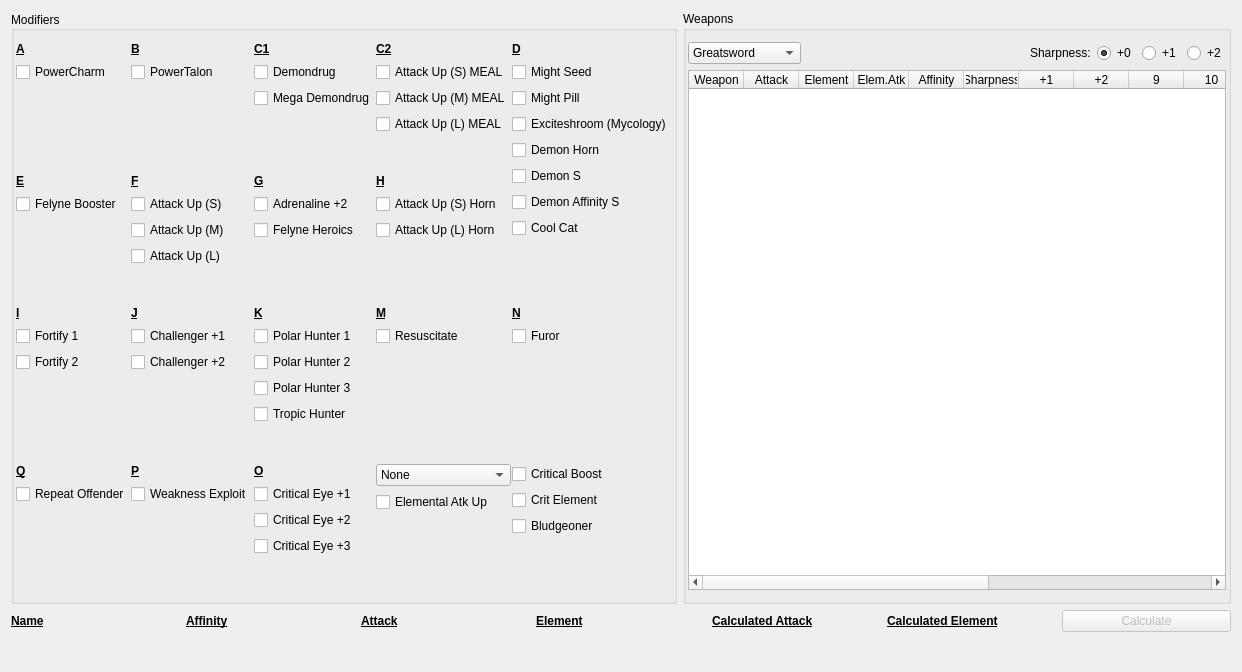
<?xml version="1.0" encoding="UTF-8"?>
<ui version="4.0">
 <class>Dialog</class>
 <widget class="QDialog" name="Dialog">
  <property name="geometry">
   <rect>
    <x>0</x>
    <y>0</y>
    <width>1242</width>
    <height>672</height>
   </rect>
  </property>
  <property name="windowTitle">
   <string>Dialog</string>
  </property>
  <layout class="QVBoxLayout" name="verticalLayout_22">
   <item>
    <layout class="QVBoxLayout" name="verticalLayout_21">
     <item>
      <layout class="QHBoxLayout" name="horizontalLayout_2">
       <item>
        <widget class="QGroupBox" name="groupBox">
         <property name="title">
          <string>Modifiers</string>
         </property>
         <property name="alignment">
          <set>Qt::AlignLeading|Qt::AlignLeft|Qt::AlignVCenter</set>
         </property>
         <property name="flat">
          <bool>false</bool>
         </property>
         <property name="checkable">
          <bool>false</bool>
         </property>
         <layout class="QVBoxLayout" name="verticalLayout_18">
          <property name="leftMargin">
           <number>2</number>
          </property>
          <property name="rightMargin">
           <number>2</number>
          </property>
          <item>
           <layout class="QGridLayout" name="gridLayout">
            <property name="horizontalSpacing">
             <number>1</number>
            </property>
            <item row="1" column="0">
             <layout class="QVBoxLayout" name="verticalLayout_6">
              <item>
               <widget class="QLabel" name="label_6">
                <property name="text">
                 <string>&lt;b&gt;&lt;u&gt;E&lt;/u&gt;&lt;/b&gt;</string>
                </property>
               </widget>
              </item>
              <item>
               <widget class="QCheckBox" name="FelyneBooster">
                <property name="text">
                 <string>Felyne Booster</string>
                </property>
               </widget>
              </item>
              <item>
               <spacer name="verticalSpacer_6">
                <property name="orientation">
                 <enum>Qt::Vertical</enum>
                </property>
                <property name="sizeHint" stdset="0">
                 <size>
                  <width>20</width>
                  <height>40</height>
                 </size>
                </property>
               </spacer>
              </item>
             </layout>
            </item>
            <item row="2" column="2">
             <layout class="QVBoxLayout" name="verticalLayout_12">
              <item>
               <widget class="QLabel" name="label_12">
                <property name="text">
                 <string>&lt;b&gt;&lt;u&gt;K&lt;/u&gt;&lt;/b&gt;</string>
                </property>
               </widget>
              </item>
              <item>
               <widget class="QCheckBox" name="PolarHunter1">
                <property name="text">
                 <string>Polar Hunter 1</string>
                </property>
               </widget>
              </item>
              <item>
               <widget class="QCheckBox" name="PolarHunter2">
                <property name="text">
                 <string>Polar Hunter 2</string>
                </property>
               </widget>
              </item>
              <item>
               <widget class="QCheckBox" name="PolarHunter3">
                <property name="text">
                 <string>Polar Hunter 3</string>
                </property>
               </widget>
              </item>
              <item>
               <widget class="QCheckBox" name="TropicHunter">
                <property name="text">
                 <string>Tropic Hunter</string>
                </property>
               </widget>
              </item>
              <item>
               <spacer name="verticalSpacer_12">
                <property name="orientation">
                 <enum>Qt::Vertical</enum>
                </property>
                <property name="sizeHint" stdset="0">
                 <size>
                  <width>20</width>
                  <height>40</height>
                 </size>
                </property>
               </spacer>
              </item>
             </layout>
            </item>
            <item row="3" column="4">
             <layout class="QVBoxLayout" name="verticalLayout_24">
              <item>
               <widget class="QCheckBox" name="CritBoost">
                <property name="text">
                 <string>Critical Boost</string>
                </property>
               </widget>
              </item>
              <item>
               <widget class="QCheckBox" name="CritElement">
                <property name="text">
                 <string>Crit Element</string>
                </property>
               </widget>
              </item>
              <item>
               <widget class="QCheckBox" name="Bludgeoner">
                <property name="layoutDirection">
                 <enum>Qt::LeftToRight</enum>
                </property>
                <property name="text">
                 <string>Bludgeoner</string>
                </property>
               </widget>
              </item>
              <item>
               <spacer name="verticalSpacer_19">
                <property name="orientation">
                 <enum>Qt::Vertical</enum>
                </property>
                <property name="sizeHint" stdset="0">
                 <size>
                  <width>20</width>
                  <height>40</height>
                 </size>
                </property>
               </spacer>
              </item>
             </layout>
            </item>
            <item row="2" column="3">
             <layout class="QVBoxLayout" name="verticalLayout_13">
              <item>
               <widget class="QLabel" name="label_13">
                <property name="text">
                 <string>&lt;b&gt;&lt;u&gt;M&lt;/u&gt;&lt;/b&gt;</string>
                </property>
               </widget>
              </item>
              <item>
               <widget class="QCheckBox" name="Resuscitate">
                <property name="text">
                 <string>Resuscitate</string>
                </property>
               </widget>
              </item>
              <item>
               <spacer name="verticalSpacer_13">
                <property name="orientation">
                 <enum>Qt::Vertical</enum>
                </property>
                <property name="sizeHint" stdset="0">
                 <size>
                  <width>20</width>
                  <height>40</height>
                 </size>
                </property>
               </spacer>
              </item>
             </layout>
            </item>
            <item row="0" column="4" rowspan="2">
             <layout class="QVBoxLayout" name="verticalLayout_5">
              <item>
               <widget class="QLabel" name="label_5">
                <property name="text">
                 <string>&lt;b&gt;&lt;u&gt;D&lt;/u&gt;&lt;/b&gt;</string>
                </property>
               </widget>
              </item>
              <item>
               <widget class="QCheckBox" name="MightSeed">
                <property name="text">
                 <string>Might Seed</string>
                </property>
               </widget>
              </item>
              <item>
               <widget class="QCheckBox" name="MightPill">
                <property name="text">
                 <string>Might Pill</string>
                </property>
               </widget>
              </item>
              <item>
               <widget class="QCheckBox" name="Exciteshroom">
                <property name="text">
                 <string>Exciteshroom (Mycology)</string>
                </property>
               </widget>
              </item>
              <item>
               <widget class="QCheckBox" name="DemonHorn">
                <property name="text">
                 <string>Demon Horn</string>
                </property>
               </widget>
              </item>
              <item>
               <widget class="QCheckBox" name="DemonS">
                <property name="text">
                 <string>Demon S</string>
                </property>
               </widget>
              </item>
              <item>
               <widget class="QCheckBox" name="DemonAffinity">
                <property name="text">
                 <string>Demon Affinity S</string>
                </property>
               </widget>
              </item>
              <item>
               <widget class="QCheckBox" name="CoolCat">
                <property name="text">
                 <string>Cool Cat</string>
                </property>
               </widget>
              </item>
              <item>
               <spacer name="verticalSpacer_5">
                <property name="orientation">
                 <enum>Qt::Vertical</enum>
                </property>
                <property name="sizeHint" stdset="0">
                 <size>
                  <width>20</width>
                  <height>40</height>
                 </size>
                </property>
               </spacer>
              </item>
             </layout>
            </item>
            <item row="2" column="1">
             <layout class="QVBoxLayout" name="verticalLayout_11">
              <item>
               <widget class="QLabel" name="label_11">
                <property name="text">
                 <string>&lt;b&gt;&lt;u&gt;J&lt;/u&gt;&lt;/b&gt;</string>
                </property>
               </widget>
              </item>
              <item>
               <widget class="QCheckBox" name="Challenger1">
                <property name="text">
                 <string>Challenger +1</string>
                </property>
               </widget>
              </item>
              <item>
               <widget class="QCheckBox" name="Challenger2">
                <property name="text">
                 <string>Challenger +2</string>
                </property>
               </widget>
              </item>
              <item>
               <spacer name="verticalSpacer_11">
                <property name="orientation">
                 <enum>Qt::Vertical</enum>
                </property>
                <property name="sizeHint" stdset="0">
                 <size>
                  <width>20</width>
                  <height>40</height>
                 </size>
                </property>
               </spacer>
              </item>
             </layout>
            </item>
            <item row="3" column="2">
             <layout class="QVBoxLayout" name="verticalLayout_15">
              <item>
               <widget class="QLabel" name="label_15">
                <property name="text">
                 <string>&lt;b&gt;&lt;u&gt;O&lt;/u&gt;&lt;/b&gt;</string>
                </property>
               </widget>
              </item>
              <item>
               <widget class="QCheckBox" name="CriticalEye1">
                <property name="text">
                 <string>Critical Eye +1</string>
                </property>
               </widget>
              </item>
              <item>
               <widget class="QCheckBox" name="CriticalEye2">
                <property name="text">
                 <string>Critical Eye +2</string>
                </property>
               </widget>
              </item>
              <item>
               <widget class="QCheckBox" name="CriticalEye3">
                <property name="text">
                 <string>Critical Eye +3</string>
                </property>
               </widget>
              </item>
              <item>
               <spacer name="verticalSpacer_15">
                <property name="orientation">
                 <enum>Qt::Vertical</enum>
                </property>
                <property name="sizeHint" stdset="0">
                 <size>
                  <width>20</width>
                  <height>40</height>
                 </size>
                </property>
               </spacer>
              </item>
             </layout>
            </item>
            <item row="3" column="0">
             <layout class="QVBoxLayout" name="verticalLayout_17">
              <item>
               <widget class="QLabel" name="label_17">
                <property name="text">
                 <string>&lt;b&gt;&lt;u&gt;Q&lt;/u&gt;&lt;/b&gt;</string>
                </property>
               </widget>
              </item>
              <item>
               <widget class="QCheckBox" name="RepeatOffender">
                <property name="text">
                 <string>Repeat Offender</string>
                </property>
               </widget>
              </item>
              <item>
               <spacer name="verticalSpacer_17">
                <property name="orientation">
                 <enum>Qt::Vertical</enum>
                </property>
                <property name="sizeHint" stdset="0">
                 <size>
                  <width>20</width>
                  <height>40</height>
                 </size>
                </property>
               </spacer>
              </item>
             </layout>
            </item>
            <item row="1" column="3">
             <layout class="QVBoxLayout" name="verticalLayout_10">
              <item>
               <widget class="QLabel" name="label_9">
                <property name="text">
                 <string>&lt;b&gt;&lt;u&gt;H&lt;/u&gt;&lt;/b&gt;</string>
                </property>
               </widget>
              </item>
              <item>
               <widget class="QCheckBox" name="AttackUpSHorn">
                <property name="text">
                 <string>Attack Up (S) Horn</string>
                </property>
               </widget>
              </item>
              <item>
               <widget class="QCheckBox" name="AttackUpLHorn">
                <property name="text">
                 <string>Attack Up (L) Horn</string>
                </property>
               </widget>
              </item>
              <item>
               <spacer name="verticalSpacer_9">
                <property name="orientation">
                 <enum>Qt::Vertical</enum>
                </property>
                <property name="sizeHint" stdset="0">
                 <size>
                  <width>20</width>
                  <height>40</height>
                 </size>
                </property>
               </spacer>
              </item>
             </layout>
            </item>
            <item row="1" column="2">
             <layout class="QVBoxLayout" name="verticalLayout_8">
              <item>
               <widget class="QLabel" name="label_8">
                <property name="text">
                 <string>&lt;b&gt;&lt;u&gt;G&lt;/u&gt;&lt;/b&gt;</string>
                </property>
               </widget>
              </item>
              <item>
               <widget class="QCheckBox" name="Adrenaline">
                <property name="text">
                 <string>Adrenaline +2</string>
                </property>
               </widget>
              </item>
              <item>
               <widget class="QCheckBox" name="FelyneHeroics">
                <property name="text">
                 <string>Felyne Heroics</string>
                </property>
               </widget>
              </item>
              <item>
               <spacer name="verticalSpacer_8">
                <property name="orientation">
                 <enum>Qt::Vertical</enum>
                </property>
                <property name="sizeHint" stdset="0">
                 <size>
                  <width>20</width>
                  <height>40</height>
                 </size>
                </property>
               </spacer>
              </item>
             </layout>
            </item>
            <item row="2" column="4">
             <layout class="QVBoxLayout" name="verticalLayout_14">
              <item>
               <widget class="QLabel" name="label_14">
                <property name="text">
                 <string>&lt;b&gt;&lt;u&gt;N&lt;/u&gt;&lt;/b&gt;</string>
                </property>
               </widget>
              </item>
              <item>
               <widget class="QCheckBox" name="Furor">
                <property name="text">
                 <string>Furor</string>
                </property>
               </widget>
              </item>
              <item>
               <spacer name="verticalSpacer_14">
                <property name="orientation">
                 <enum>Qt::Vertical</enum>
                </property>
                <property name="sizeHint" stdset="0">
                 <size>
                  <width>20</width>
                  <height>40</height>
                 </size>
                </property>
               </spacer>
              </item>
             </layout>
            </item>
            <item row="3" column="3">
             <layout class="QVBoxLayout" name="verticalLayout_25">
              <item>
               <widget class="QComboBox" name="comboBox_2">
                <item>
                 <property name="text">
                  <string>None</string>
                 </property>
                </item>
                <item>
                 <property name="text">
                  <string>Fire Atk +1</string>
                 </property>
                </item>
                <item>
                 <property name="text">
                  <string>Fire Atk +2</string>
                 </property>
                </item>
                <item>
                 <property name="text">
                  <string>Water Atk +1</string>
                 </property>
                </item>
                <item>
                 <property name="text">
                  <string>Water Atk +2</string>
                 </property>
                </item>
                <item>
                 <property name="text">
                  <string>Thunder Atk +1</string>
                 </property>
                </item>
                <item>
                 <property name="text">
                  <string>Thunder Atk +2</string>
                 </property>
                </item>
                <item>
                 <property name="text">
                  <string>Ice Atk +1</string>
                 </property>
                </item>
                <item>
                 <property name="text">
                  <string>Ice Atk +2</string>
                 </property>
                </item>
                <item>
                 <property name="text">
                  <string>Dragon Atk +1</string>
                 </property>
                </item>
                <item>
                 <property name="text">
                  <string>Dragon Atk +2</string>
                 </property>
                </item>
               </widget>
              </item>
              <item>
               <widget class="QCheckBox" name="EAU">
                <property name="text">
                 <string>Elemental Atk Up</string>
                </property>
               </widget>
              </item>
              <item>
               <spacer name="verticalSpacer_18">
                <property name="orientation">
                 <enum>Qt::Vertical</enum>
                </property>
                <property name="sizeHint" stdset="0">
                 <size>
                  <width>20</width>
                  <height>40</height>
                 </size>
                </property>
               </spacer>
              </item>
             </layout>
            </item>
            <item row="3" column="1">
             <layout class="QVBoxLayout" name="verticalLayout_16">
              <item>
               <widget class="QLabel" name="label_16">
                <property name="text">
                 <string>&lt;b&gt;&lt;u&gt;P&lt;/u&gt;&lt;/b&gt;</string>
                </property>
               </widget>
              </item>
              <item>
               <widget class="QCheckBox" name="WeaknessExploit">
                <property name="text">
                 <string>Weakness Exploit</string>
                </property>
               </widget>
              </item>
              <item>
               <spacer name="verticalSpacer_16">
                <property name="orientation">
                 <enum>Qt::Vertical</enum>
                </property>
                <property name="sizeHint" stdset="0">
                 <size>
                  <width>20</width>
                  <height>40</height>
                 </size>
                </property>
               </spacer>
              </item>
             </layout>
            </item>
            <item row="2" column="0">
             <layout class="QVBoxLayout" name="verticalLayout_9">
              <item>
               <widget class="QLabel" name="label_10">
                <property name="text">
                 <string>&lt;b&gt;&lt;u&gt;I&lt;/u&gt;&lt;/b&gt;</string>
                </property>
               </widget>
              </item>
              <item>
               <widget class="QCheckBox" name="Fortify1">
                <property name="text">
                 <string>Fortify 1</string>
                </property>
               </widget>
              </item>
              <item>
               <widget class="QCheckBox" name="Fortify2">
                <property name="text">
                 <string>Fortify 2</string>
                </property>
               </widget>
              </item>
              <item>
               <spacer name="verticalSpacer_10">
                <property name="orientation">
                 <enum>Qt::Vertical</enum>
                </property>
                <property name="sizeHint" stdset="0">
                 <size>
                  <width>20</width>
                  <height>40</height>
                 </size>
                </property>
               </spacer>
              </item>
             </layout>
            </item>
            <item row="0" column="1">
             <layout class="QVBoxLayout" name="verticalLayout_2">
              <item>
               <widget class="QLabel" name="label_2">
                <property name="text">
                 <string>&lt;b&gt;&lt;u&gt;B&lt;/u&gt;&lt;/b&gt;</string>
                </property>
               </widget>
              </item>
              <item>
               <widget class="QCheckBox" name="PowerTalon">
                <property name="text">
                 <string>PowerTalon</string>
                </property>
               </widget>
              </item>
              <item>
               <spacer name="verticalSpacer_2">
                <property name="orientation">
                 <enum>Qt::Vertical</enum>
                </property>
                <property name="sizeHint" stdset="0">
                 <size>
                  <width>20</width>
                  <height>40</height>
                 </size>
                </property>
               </spacer>
              </item>
             </layout>
            </item>
            <item row="1" column="1">
             <layout class="QVBoxLayout" name="verticalLayout_7">
              <item>
               <widget class="QLabel" name="label_7">
                <property name="text">
                 <string>&lt;b&gt;&lt;u&gt;F&lt;/u&gt;&lt;/b&gt;</string>
                </property>
               </widget>
              </item>
              <item>
               <widget class="QCheckBox" name="AttackUpS">
                <property name="text">
                 <string>Attack Up (S)</string>
                </property>
               </widget>
              </item>
              <item>
               <widget class="QCheckBox" name="AttackUpM">
                <property name="text">
                 <string>Attack Up (M)</string>
                </property>
               </widget>
              </item>
              <item>
               <widget class="QCheckBox" name="AttackUpL">
                <property name="text">
                 <string>Attack Up (L)</string>
                </property>
               </widget>
              </item>
              <item>
               <spacer name="verticalSpacer_7">
                <property name="orientation">
                 <enum>Qt::Vertical</enum>
                </property>
                <property name="sizeHint" stdset="0">
                 <size>
                  <width>20</width>
                  <height>40</height>
                 </size>
                </property>
               </spacer>
              </item>
             </layout>
            </item>
            <item row="0" column="2">
             <layout class="QVBoxLayout" name="verticalLayout_3">
              <item>
               <widget class="QLabel" name="label_3">
                <property name="text">
                 <string>&lt;b&gt;&lt;u&gt;C1&lt;/u&gt;&lt;/b&gt;</string>
                </property>
               </widget>
              </item>
              <item>
               <widget class="QCheckBox" name="Demondrug">
                <property name="text">
                 <string>Demondrug</string>
                </property>
                <property name="autoExclusive">
                 <bool>false</bool>
                </property>
               </widget>
              </item>
              <item>
               <widget class="QCheckBox" name="MegaDemondrug">
                <property name="text">
                 <string>Mega Demondrug</string>
                </property>
                <property name="autoExclusive">
                 <bool>false</bool>
                </property>
               </widget>
              </item>
              <item>
               <spacer name="verticalSpacer_3">
                <property name="orientation">
                 <enum>Qt::Vertical</enum>
                </property>
                <property name="sizeHint" stdset="0">
                 <size>
                  <width>20</width>
                  <height>40</height>
                 </size>
                </property>
               </spacer>
              </item>
             </layout>
            </item>
            <item row="0" column="0">
             <layout class="QVBoxLayout" name="verticalLayout">
              <item>
               <widget class="QLabel" name="label">
                <property name="text">
                 <string>&lt;B&gt;&lt;u&gt;A&lt;u/&gt;&lt;/B&gt;</string>
                </property>
               </widget>
              </item>
              <item>
               <widget class="QCheckBox" name="PowerCharm">
                <property name="text">
                 <string>PowerCharm</string>
                </property>
               </widget>
              </item>
              <item>
               <spacer name="verticalSpacer">
                <property name="orientation">
                 <enum>Qt::Vertical</enum>
                </property>
                <property name="sizeHint" stdset="0">
                 <size>
                  <width>20</width>
                  <height>40</height>
                 </size>
                </property>
               </spacer>
              </item>
             </layout>
            </item>
            <item row="0" column="3">
             <layout class="QVBoxLayout" name="verticalLayout_4">
              <item>
               <widget class="QLabel" name="label_4">
                <property name="text">
                 <string>&lt;b&gt;&lt;u&gt;C2&lt;/u&gt;&lt;/b&gt;</string>
                </property>
               </widget>
              </item>
              <item>
               <widget class="QCheckBox" name="AttackUpSMeal">
                <property name="text">
                 <string>Attack Up (S) MEAL</string>
                </property>
               </widget>
              </item>
              <item>
               <widget class="QCheckBox" name="AttackUpMMeal">
                <property name="text">
                 <string>Attack Up (M) MEAL</string>
                </property>
               </widget>
              </item>
              <item>
               <widget class="QCheckBox" name="AttackUpLMeal">
                <property name="text">
                 <string>Attack Up (L) MEAL</string>
                </property>
               </widget>
              </item>
              <item>
               <spacer name="verticalSpacer_4">
                <property name="orientation">
                 <enum>Qt::Vertical</enum>
                </property>
                <property name="sizeHint" stdset="0">
                 <size>
                  <width>20</width>
                  <height>40</height>
                 </size>
                </property>
               </spacer>
              </item>
             </layout>
            </item>
           </layout>
          </item>
         </layout>
        </widget>
       </item>
       <item>
        <widget class="QGroupBox" name="groupBox_2">
         <property name="title">
          <string>Weapons</string>
         </property>
         <layout class="QVBoxLayout" name="verticalLayout_20">
          <property name="leftMargin">
           <number>2</number>
          </property>
          <property name="rightMargin">
           <number>2</number>
          </property>
          <item>
           <layout class="QVBoxLayout" name="verticalLayout_19">
            <item>
             <layout class="QHBoxLayout" name="horizontalLayout">
              <item>
               <widget class="QComboBox" name="comboBox">
                <property name="sizePolicy">
                 <sizepolicy hsizetype="Preferred" vsizetype="Fixed">
                  <horstretch>0</horstretch>
                  <verstretch>0</verstretch>
                 </sizepolicy>
                </property>
                <item>
                 <property name="text">
                  <string>Greatsword</string>
                 </property>
                </item>
                <item>
                 <property name="text">
                  <string>Longsword</string>
                 </property>
                </item>
                <item>
                 <property name="text">
                  <string>Sword &amp; Shield</string>
                 </property>
                </item>
                <item>
                 <property name="text">
                  <string>Dual Blades</string>
                 </property>
                </item>
                <item>
                 <property name="text">
                  <string>Hammer</string>
                 </property>
                </item>
                <item>
                 <property name="text">
                  <string>Hunting Horn</string>
                 </property>
                </item>
                <item>
                 <property name="text">
                  <string>Lance</string>
                 </property>
                </item>
                <item>
                 <property name="text">
                  <string>Gunlance</string>
                 </property>
                </item>
                <item>
                 <property name="text">
                  <string>Switch Axe</string>
                 </property>
                </item>
                <item>
                 <property name="text">
                  <string>Insect Glaive</string>
                 </property>
                </item>
                <item>
                 <property name="text">
                  <string>Charge Blade</string>
                 </property>
                </item>
               </widget>
              </item>
              <item>
               <spacer name="horizontalSpacer">
                <property name="orientation">
                 <enum>Qt::Horizontal</enum>
                </property>
                <property name="sizeHint" stdset="0">
                 <size>
                  <width>40</width>
                  <height>20</height>
                 </size>
                </property>
               </spacer>
              </item>
              <item>
               <widget class="QLabel" name="label_18">
                <property name="text">
                 <string>Sharpness:</string>
                </property>
               </widget>
              </item>
              <item>
               <widget class="QRadioButton" name="Sharp0">
                <property name="text">
                 <string>+0</string>
                </property>
                <property name="checked">
                 <bool>true</bool>
                </property>
               </widget>
              </item>
              <item>
               <widget class="QRadioButton" name="Sharp1">
                <property name="text">
                 <string>+1</string>
                </property>
               </widget>
              </item>
              <item>
               <widget class="QRadioButton" name="Sharp2">
                <property name="text">
                 <string>+2</string>
                </property>
               </widget>
              </item>
             </layout>
            </item>
            <item>
             <widget class="QTableWidget" name="tableWidget">
              <property name="columnCount">
               <number>16</number>
              </property>
              <attribute name="horizontalHeaderDefaultSectionSize">
               <number>55</number>
              </attribute>
              <column>
               <property name="text">
                <string>Weapon</string>
               </property>
              </column>
              <column>
               <property name="text">
                <string>Attack</string>
               </property>
              </column>
              <column>
               <property name="text">
                <string>Element</string>
               </property>
              </column>
              <column>
               <property name="text">
                <string>Elem.Atk</string>
               </property>
              </column>
              <column>
               <property name="text">
                <string>Affinity</string>
               </property>
              </column>
              <column>
               <property name="text">
                <string>Sharpness</string>
               </property>
              </column>
              <column>
               <property name="text">
                <string>+1</string>
               </property>
              </column>
              <column>
               <property name="text">
                <string>+2</string>
               </property>
              </column>
              <column/>
              <column/>
              <column/>
              <column/>
              <column/>
              <column/>
              <column/>
              <column/>
             </widget>
            </item>
           </layout>
          </item>
         </layout>
        </widget>
       </item>
      </layout>
     </item>
     <item>
      <layout class="QGridLayout" name="gridLayout_2">
       <property name="verticalSpacing">
        <number>15</number>
       </property>
       <item row="0" column="4">
        <widget class="QLabel" name="label_21">
         <property name="text">
          <string>&lt;b&gt;&lt;u&gt;Calculated Attack&lt;/u&gt;&lt;/b&gt;</string>
         </property>
        </widget>
       </item>
       <item row="0" column="2">
        <widget class="QLabel" name="label_20">
         <property name="text">
          <string>&lt;b&gt;&lt;u&gt;Attack&lt;/u&gt;&lt;/b&gt;</string>
         </property>
        </widget>
       </item>
       <item row="0" column="0">
        <widget class="QLabel" name="label_19">
         <property name="text">
          <string>&lt;b&gt;&lt;u&gt;Name&lt;/u&gt;&lt;/b&gt;</string>
         </property>
        </widget>
       </item>
       <item row="0" column="6">
        <widget class="QPushButton" name="Calculate">
         <property name="enabled">
          <bool>false</bool>
         </property>
         <property name="text">
          <string>Calculate</string>
         </property>
         <property name="checkable">
          <bool>false</bool>
         </property>
        </widget>
       </item>
       <item row="0" column="5">
        <widget class="QLabel" name="label_23">
         <property name="text">
          <string>&lt;b&gt;&lt;u&gt;Calculated Element&lt;/u&gt;&lt;/b&gt;</string>
         </property>
        </widget>
       </item>
       <item row="0" column="1">
        <widget class="QLabel" name="label_24">
         <property name="text">
          <string>&lt;b&gt;&lt;u&gt;Affinity&lt;/u&gt;&lt;/b&gt;</string>
         </property>
        </widget>
       </item>
       <item row="0" column="3">
        <widget class="QLabel" name="label_22">
         <property name="text">
          <string>&lt;b&gt;&lt;u&gt;Element&lt;/u&gt;&lt;/b&gt;</string>
         </property>
        </widget>
       </item>
       <item row="1" column="4">
        <widget class="QLabel" name="calcAttackLabel">
         <property name="text">
          <string/>
         </property>
        </widget>
       </item>
       <item row="1" column="3">
        <widget class="QLabel" name="elementLabel">
         <property name="text">
          <string/>
         </property>
        </widget>
       </item>
       <item row="1" column="1">
        <widget class="QLabel" name="affintyLabel">
         <property name="text">
          <string/>
         </property>
        </widget>
       </item>
       <item row="1" column="0">
        <widget class="QLabel" name="nameLabel">
         <property name="text">
          <string/>
         </property>
        </widget>
       </item>
       <item row="1" column="2">
        <widget class="QLabel" name="attackLabel">
         <property name="text">
          <string/>
         </property>
        </widget>
       </item>
       <item row="1" column="5">
        <widget class="QLabel" name="calcElementLabel">
         <property name="text">
          <string/>
         </property>
        </widget>
       </item>
      </layout>
     </item>
    </layout>
   </item>
  </layout>
 </widget>
 <layoutdefault spacing="6" margin="11"/>
 <resources/>
 <connections/>
</ui>
